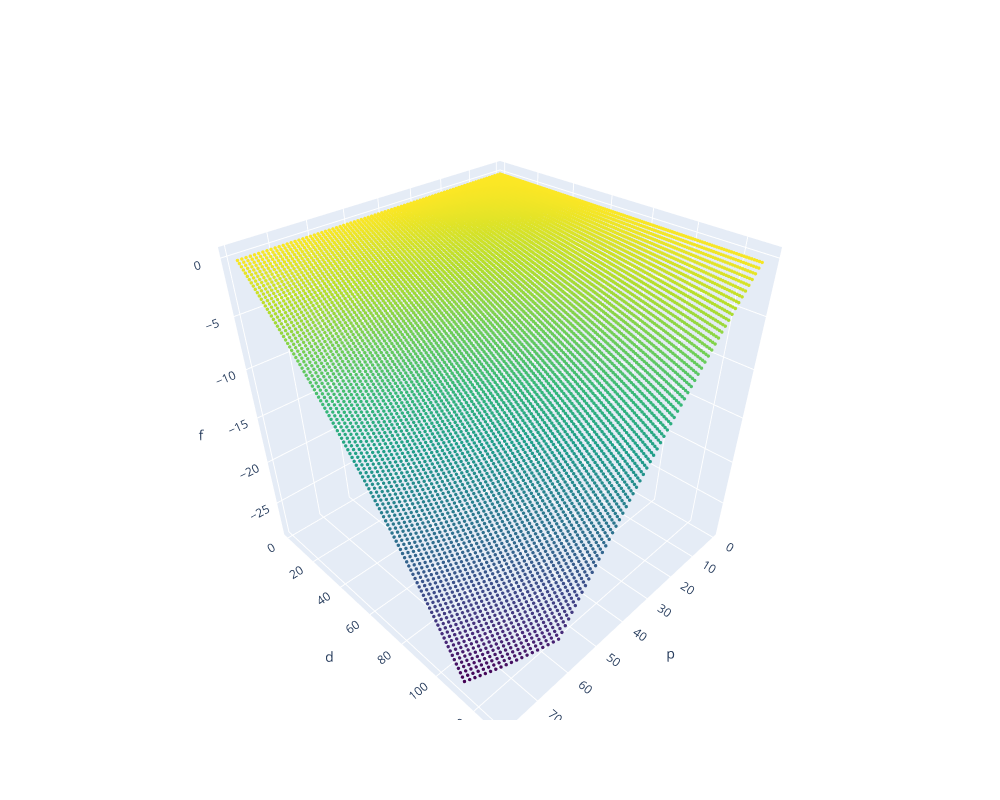

The cell this chart's notebook holds for it:
### Code cell
import numpy as np
import plotly.graph_objects as go

p = np.arange(0, 80, 1)
d = np.arange(0, 130, 1)

P, D = np.meshgrid(p, d)

# Initialize
F = np.zeros_like(P, dtype=float)

# Compute only valid region AND avoid zero denominator
valid = (P + D <= 190) & (P + D != 500)

F[valid] = (P[valid] * D[valid]) / (P[valid] + D[valid] - 500)

# Final mask: remove zeros, inf, nan
mask = (F != 0) & np.isfinite(F)

fig = go.Figure(
    data=go.Scatter3d(
        x=P[mask],
        y=D[mask],
        z=F[mask],
        mode='markers',
        marker=dict(
            size=2,
            color=F[mask],
            colorscale='Viridis'
        )
    )
)

fig.update_layout(
    width=1000,
    height=800,
    scene=dict(
        aspectmode='cube',
        xaxis_title='p',
        yaxis_title='d',
        zaxis_title='f'
    )
)

fig.show()

### Figure 1 — Plotly figure (JSON) as saved in the notebook; plotly's stock layout.template omitted (floating-point values rounded to 4 significant figures; data arrays with more than 128 entries replaced by an {"elided": "..."} marker saying what was removed)
{"data": [{"marker": {"color": {"elided": "10020 float values"}, "colorscale": [[0, "#440154"], [0.1111, "#482878"], [0.2222, "#3e4989"], [0.3333, "#31688e"], [0.4444, "#26828e"], [0.5556, "#1f9e89"], [0.6667, "#35b779"], [0.7778, "#6ece58"], [0.8889, "#b5de2b"], [1, "#fde725"]], "size": 2}, "mode": "markers", "type": "scatter3d", "x": {"elided": "10020 int values"}, "y": {"elided": "10020 int values"}, "z": {"elided": "10020 float values"}}], "layout": {"height": 800, "scene": {"aspectmode": "cube", "xaxis": {"title": {"text": "p"}}, "yaxis": {"title": {"text": "d"}}, "zaxis": {"title": {"text": "f"}}}, "width": 1000}}
